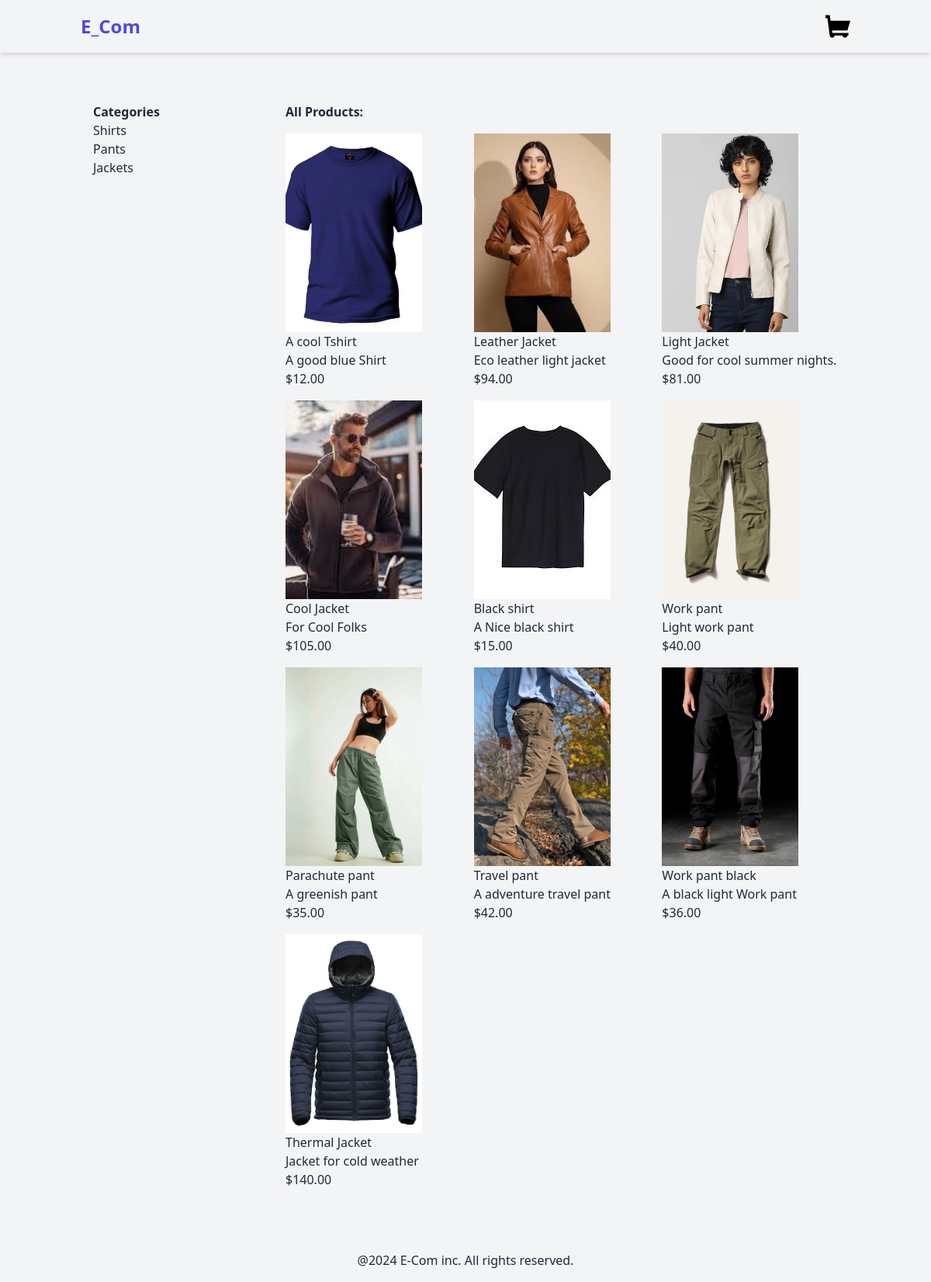
The page / on the database its author committed.
### products/models.py (models this page shows, shortened)
class Category(models.Model):
    name=models.CharField(max_length=250)
    slug=models.SlugField(unique=True)
    class Meta:
        verbose_name_plural ="categories"

class Product(models.Model):
    category=models.ForeignKey(Category,related_name='products',on_delete=models.CASCADE)
    name=models.CharField(max_length=250)
    slug=models.SlugField(blank=True)
    description = models.TextField(blank=True)
    price=models.DecimalField(max_digits=10,decimal_places=2)
    available=models.BooleanField(default=True)
    created=models.DateTimeField(auto_now_add=True)
    updated=models.DateTimeField(auto_now=True)
    image=models.ImageField(upload_to='products',blank=True,null=True)

### products/views.py (the view)
# urls.py: path('',views.product_list,name='product_list'),
def product_list(request,category_slug=None):
    category = None
    products = Product.objects.filter(available=True)
    categories = Category.objects.all()
    if category_slug:
        category= get_object_or_404(Category,slug=category_slug)
        products=products.filter(category=category)
    return render(request,'products/product/list.html',{
        'category':category,
        'products':products,
        'categories':categories,
    })

### products/templates/products/product/list.html (shortened to what this page needs)
{% extends "base.html" %}
{%block content%}
<div class ="container mx-auto p-4 flex">
    <aside class="w-1/4 p-4">
        <h2 class = "font-bold">Categories</h2>
        <ul>
            {% for category in categories%}
            <li>
                <a href="{% url "products:product_list_by_category" category.slug %}">{{category.name}}</a>
            </li>
            {%endfor%}
        </ul>
    </aside>
    <main class="w-3/4 p-4">
        {%if category%}
        <h2 class = "font-bold mb-4">{{category.name}}</h2>
        {%else%}
        <h2 class = "font-bold mb-4">All Products:</h2>
        {%endif%}
        <div class="grid grid-cols-3 gap-4">
            {% for product in products %}
            <a href="{% url 'products:product_detail' product.id product.slug %}">
            <div>
                {%if product.image%}
                <img src="{{product.image.url}}" alt={{product.name}} class ="h-64 w-44 object-cover">
                {%else%}
                <p>The image is not available</p>
                {%endif%}
                <h3>{{product.name}}</h3>
                <p>{{product.description}}</p>
                <p class = "text-indigo-600>">${{product.price}}</p>
            </div>
            {%endfor%}
    </main>
</div>
{%endblock%}

### templates/base.html (shortened to what this page needs)
<!DOCTYPE html>
<html lang="en">
<head>
  {% load static %}
  <link href="{% static '/dist/styles.css' %}" rel ="stylesheet">
</head>
<body class ="bg-gray-100 text-gray-800 flex flex-col min-h-screen">
  <header class ="shadow-md">
    {% include "includes/nav.html" %}
  </header>
  <main class= 'container mx-auto py-8 flex-grow'>
    {%block content%}
    {%endblock%}
  </main>
  <footer class = "container mx-auto p-4 text-center" >
    <p>@2024 E-Com inc. All rights reserved.</p>
  </footer>
</body>
</html>

### templates/includes/nav.html (shortened to what this page needs)
<nav class="container mx-auto p-4 flex justify-between items-center">
    <a href="/" class="text-2xl font-bold text-indigo-600">E_Com</a>
<a href="{% url 'cart:cart_detail' %}" >
</a>
</nav>

### rows shown on the page
Category: name "Shirts"
Category: name "Pants"
Category: name "Jackets"
Product: image (picture), name "A cool Tshirt", description "A good blue Shirt", price "12.00"
Product: image (picture), name "Leather Jacket", description "Eco leather light jacket", price "94.00"
Product: image (picture), name "Light Jacket", description "Good for cool summer nights.", price "81.00"
Product: image (picture), name "Cool Jacket", description "For Cool Folks", price "105.00"
Product: image (picture), name "Black shirt", description "A Nice black shirt", price "15.00"
Product: image (picture), name "Work pant", description "Light work pant", price "40.00"
Product: image (picture), name "Parachute pant", description "A greenish pant", price "35.00"
Product: image (picture), name "Travel pant", description "A adventure travel pant", price "42.00"
Product: image (picture), name "Work pant black", description "A black light Work pant", price "36.00"
Product: image (picture), name "Thermal Jacket", description "Jacket for cold weather", price "140.00"
